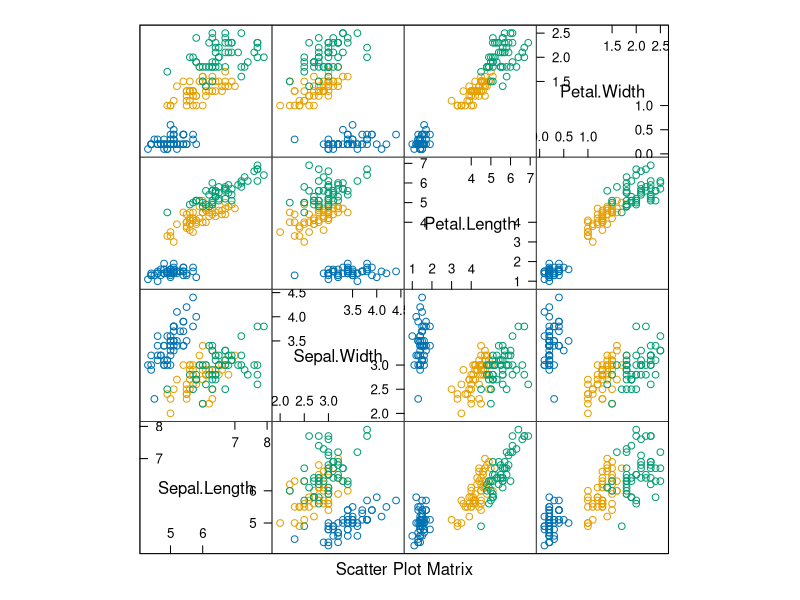
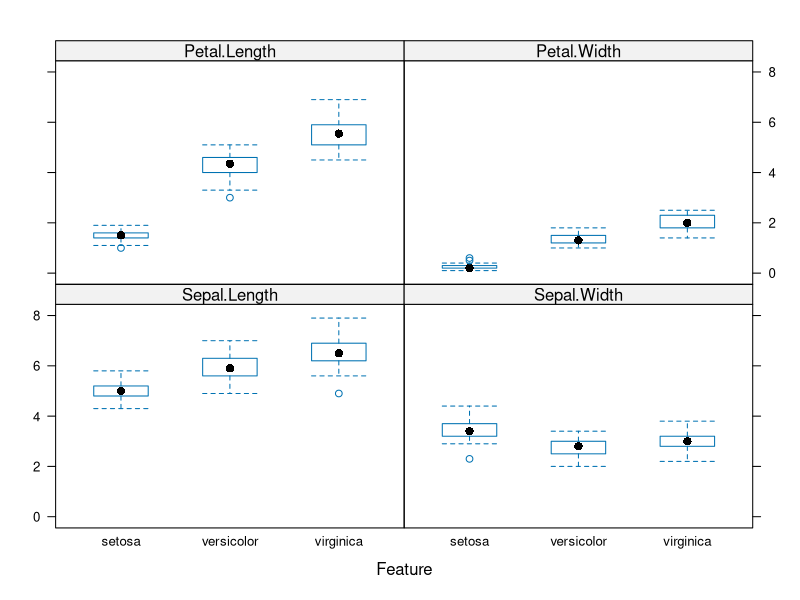
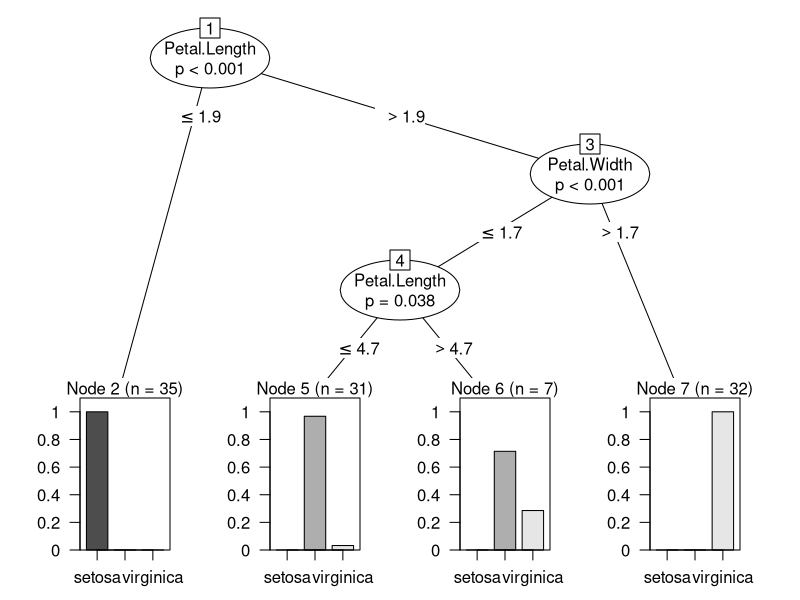

These charts were generated, in order, by the following R code:
## ---- chunk 1
knitr::opts_chunk$set(collapse=TRUE, comment="##", fig.retina=2, fig.path = "figures/README-")
## ---- chunk 2
#Import necessary packages for the project
library(psych)
library(tidyverse)
library(caret)
library(rpart)
library(party)
library(randomForest)
library(class)

#Load data set
data(iris)

#First five rows on the data set
head(iris)

## ---- chunk 3
#To see the shape of the data
glimpse(iris)

#Have a look at the summary statistics of input variables
describe(select(iris,-Species))
## ---- chunk 4
#Scatter plot
featurePlot(x=iris[,1:4],y=iris[,5],plot="pairs")
## ---- chunk 5
#Boxplot 
featurePlot(x=iris[,1:4],y=iris[,5],plot="box")
## ---- chunk 6
#data split
trainIndex = createDataPartition(iris$Species,p=0.7,times=1,list=F)
training = iris[trainIndex,]
testing = iris[-trainIndex,]
## ---- chunk 7
tree = ctree(Species~.,data=training)
plot(tree)

rf = randomForest(Species~.,data=training)

## ---- chunk 8
predict_tree = predict(tree,testing)
tree_table = table(predict_tree,testing$Species)
con_tree = confusionMatrix(tree_table)
con_tree

predict_rf = predict(rf,testing)
rf_table = table(predict_rf,testing$Species)
con_rf = confusionMatrix(rf_table)
con_rf
